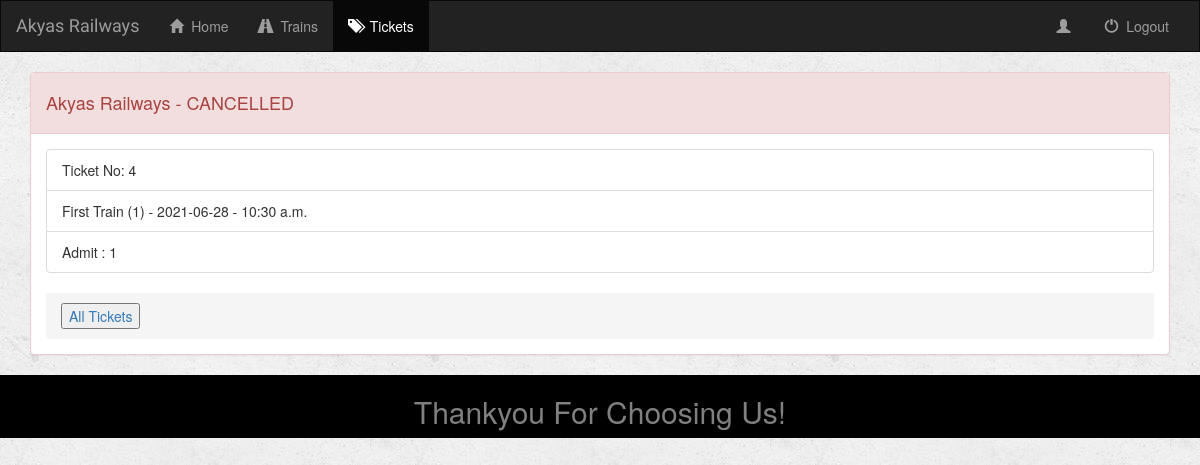
Screenshot of /ticket/4/ with the database file from the repository.
### app/models.py (models this page shows, shortened)
class Ticket(models.Model):
    STATUS = (
        ('CONFIRMED', 'confirmed'),
        ('CANCELLED', 'cancelled'),
        ('COMPLETED', 'completed')
    )
    user = models.ForeignKey(User, on_delete=models.CASCADE, default=1)
    journey = models.ForeignKey(Journey, on_delete=models.CASCADE)
    status = models.TextField(max_length=10, choices=STATUS)
    admit_count = models.IntegerField()

class Journey(models.Model):
    class Meta:
        unique_together = ['train', 'journey_date']
    train = models.ForeignKey(Train, on_delete=models.CASCADE)
    journey_date = models.DateField()
    booked_seats = models.IntegerField(default=0)
    def __str__(self):
        return f"{self.train} - {self.journey_date}"

class Train(models.Model):
    name = models.CharField(max_length=50)
    source = models.CharField(max_length=50)
    destination = models.CharField(max_length=50)
    estimated_departure = models.TimeField()
    estimated_arrival = models.TimeField()
    operated_days = models.CharField(max_length=15, default="All Days")
    ticket_price = models.IntegerField(default=10)
    capacity = models.IntegerField(default=50)
    def __str__(self):
        return f"{self.name} ({self.pk})"

### app/views.py (the view)
# urls.py: path('ticket/<int:ticket_id>/', views.ticket_details, name='ticket_details'),
def ticket_details(request, ticket_id):
    ticket = get_object_or_404(Ticket, pk=ticket_id)
    template = 'app/ticket_details.html'
    context = {'ticket': ticket}
    return render(request, template, context)

### app/templates/app/ticket_details.html (shortened to what this page needs)
{% extends 'app/base.html' %}
{% block tickets_active %}active{% endblock %}
{% block user_base %}
    {% include 'app/user_base.html' %}
{% endblock %}
{% block base_body %}
<div class="container">
    {% if ticket.status == "CANCELLED" %}
    <div class="panel panel-danger"> {% elif ticket.status == "CONFIRMED" %}
    <div class="panel panel-success"> {% elif ticket.status == "COMPLETED" %}
    <div class="panel panel-info">{% endif %}
        <div class="panel-heading"><h4>Akyas Railways - {{ticket.status}}</h4></div>
        <div class="panel-body">
            <ul class="list-group">
                <li class="list-group-item">
                    Ticket No:  {{ticket.id}}
                </li>
                <li class="list-group-item">
                    {{ticket.journey}} - {{ticket.journey.train.estimated_departure}}
                </li>
                <li class="list-group-item">
                    Admit : {{ticket.admit_count}}
                </li>
            </ul>
            <div class="panel-footer">
                <a href="{% url 'app:tickets' %}">
                    <button type="button"> All Tickets </button>
                </a>
            </div>
        </div>
    </div>
</div>
{% endblock %}

### app/static/app/style.css (style rules this page uses)
body { background: white url("images/whiteBG.png"); }

### rows the page displays
Ticket: status "CANCELLED", id "4", journey "First Train (1) - 2021-06-28", journey.train.estimated_departure "10:30 a.m.", admit_count "1"
